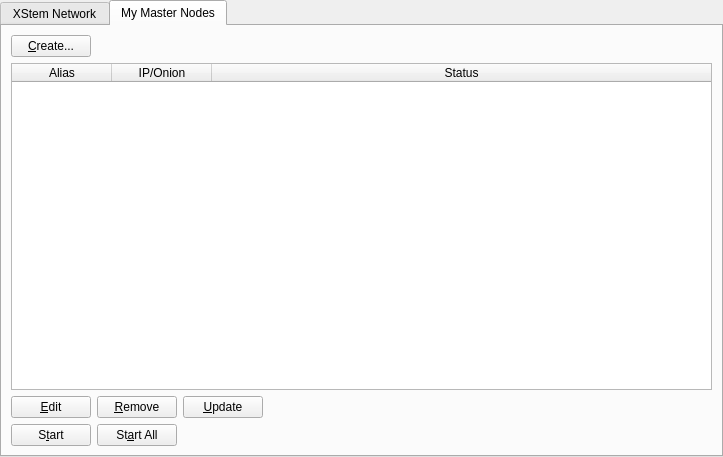
<?xml version="1.0" encoding="UTF-8"?>
<ui version="4.0">
 <class>MasternodeManager</class>
 <widget class="QWidget" name="MasternodeManager">
  <property name="geometry">
   <rect>
    <x>0</x>
    <y>0</y>
    <width>723</width>
    <height>457</height>
   </rect>
  </property>
  <property name="windowTitle">
   <string>Form</string>
  </property>
  <layout class="QVBoxLayout" name="topLayout">
   <property name="leftMargin">
    <number>0</number>
   </property>
   <property name="topMargin">
    <number>0</number>
   </property>
   <property name="rightMargin">
    <number>0</number>
   </property>
   <property name="bottomMargin">
    <number>0</number>
   </property>
   <item>
    <layout class="QVBoxLayout" name="verticalLayout">
     <property name="bottomMargin">
      <number>0</number>
     </property>
     <item>
      <widget class="QTabWidget" name="tabWidget">
       <property name="currentIndex">
        <number>1</number>
       </property>
       <widget class="QWidget" name="tab">
        <attribute name="title">
         <string>XStem Network</string>
        </attribute>
        <layout class="QGridLayout" name="gridLayout">
         <item row="1" column="0">
          <widget class="QTableWidget" name="tableWidget">
           <property name="editTriggers">
            <set>QAbstractItemView::NoEditTriggers</set>
           </property>
           <property name="alternatingRowColors">
            <bool>true</bool>
           </property>
           <property name="selectionBehavior">
            <enum>QAbstractItemView::SelectRows</enum>
           </property>
           <property name="sortingEnabled">
            <bool>true</bool>
           </property>
           <attribute name="horizontalHeaderStretchLastSection">
            <bool>true</bool>
           </attribute>
           <column>
            <property name="text">
             <string>Address</string>
            </property>
           </column>
           <column>
            <property name="text">
             <string>Rank</string>
            </property>
           </column>
           <column>
            <property name="text">
             <string>Active</string>
            </property>
           </column>
           <column>
            <property name="text">
             <string>Active (secs)</string>
            </property>
           </column>
           <column>
            <property name="text">
             <string>Last Seen</string>
            </property>
           </column>
           <column>
            <property name="text">
             <string>Pubkey</string>
            </property>
           </column>
          </widget>
         </item>
         <item row="0" column="0">
          <layout class="QHBoxLayout" name="horizontalLayout_3">
           <property name="bottomMargin">
            <number>0</number>
           </property>
           <item>
            <widget class="QLabel" name="label_2">
             <property name="text">
              <string>XStem Node Count:</string>
             </property>
            </widget>
           </item>
           <item>
            <widget class="QLabel" name="countLabel">
             <property name="text">
              <string>0</string>
             </property>
            </widget>
           </item>
           <item>
            <spacer name="horizontalSpacer_3">
             <property name="orientation">
              <enum>Qt::Horizontal</enum>
             </property>
             <property name="sizeHint" stdset="0">
              <size>
               <width>40</width>
               <height>20</height>
              </size>
             </property>
            </spacer>
           </item>
          </layout>
         </item>
        </layout>
       </widget>
       <widget class="QWidget" name="tab_2">
        <attribute name="title">
         <string>My Master Nodes</string>
        </attribute>
        <layout class="QGridLayout" name="gridLayout_2">
         <item row="0" column="0">
          <layout class="QVBoxLayout" name="verticalLayout_2">
           <property name="bottomMargin">
            <number>0</number>
           </property>
           <item>
            <layout class="QHBoxLayout" name="horizontalLayout">
             <item>
              <widget class="QPushButton" name="createButton">
               <property name="text">
                <string>&amp;Create...</string>
               </property>
              </widget>
             </item>
             <item>
              <spacer name="horizontalSpacer">
               <property name="orientation">
                <enum>Qt::Horizontal</enum>
               </property>
               <property name="sizeHint" stdset="0">
                <size>
                 <width>40</width>
                 <height>20</height>
                </size>
               </property>
              </spacer>
             </item>
            </layout>
           </item>
           <item>
            <widget class="QTableWidget" name="tableWidget_2">
             <property name="minimumSize">
              <size>
               <width>695</width>
               <height>0</height>
              </size>
             </property>
             <property name="editTriggers">
              <set>QAbstractItemView::NoEditTriggers</set>
             </property>
             <property name="alternatingRowColors">
              <bool>true</bool>
             </property>
             <property name="selectionMode">
              <enum>QAbstractItemView::SingleSelection</enum>
             </property>
             <property name="selectionBehavior">
              <enum>QAbstractItemView::SelectRows</enum>
             </property>
             <attribute name="horizontalHeaderStretchLastSection">
              <bool>true</bool>
             </attribute>
             <column>
              <property name="text">
               <string>Alias</string>
              </property>
             </column>
             <column>
              <property name="text">
               <string>IP/Onion</string>
              </property>
             </column>
             <column>
              <property name="text">
               <string>Status</string>
              </property>
             </column>
            </widget>
           </item>
           <item>
            <layout class="QHBoxLayout" name="horizontalLayout_2">
             <property name="bottomMargin">
              <number>0</number>
             </property>
             <item>
              <widget class="QPushButton" name="editButton">
               <property name="text">
                <string>&amp;Edit</string>
               </property>
              </widget>
             </item>
             <item>
              <widget class="QPushButton" name="removeButton">
               <property name="text">
                <string>&amp;Remove</string>
               </property>
              </widget>
             </item>
             <item>
              <widget class="QPushButton" name="UpdateButton">
               <property name="text">
                <string>&amp;Update</string>
               </property>
              </widget>
             </item>
             <item>
              <spacer name="horizontalSpacer_2">
               <property name="orientation">
                <enum>Qt::Horizontal</enum>
               </property>
               <property name="sizeHint" stdset="0">
                <size>
                 <width>40</width>
                 <height>20</height>
                </size>
               </property>
              </spacer>
             </item>
            </layout>
           </item>
           <item>
            <layout class="QHBoxLayout" name="horizontalLayout_4">
             <property name="bottomMargin">
              <number>0</number>
             </property>
            </layout>
           </item>
           <item>
            <layout class="QHBoxLayout" name="horizontalLayout_5">
             <property name="bottomMargin">
              <number>0</number>
             </property>
             <item>
              <widget class="QPushButton" name="startButton">
               <property name="text">
                <string>S&amp;tart</string>
               </property>
              </widget>
             </item>
             <item>
              <widget class="QPushButton" name="startAllButton">
               <property name="text">
                <string>St&amp;art All</string>
               </property>
              </widget>
             </item>
             <item>
              <spacer name="horizontalSpacer_5">
               <property name="orientation">
                <enum>Qt::Horizontal</enum>
               </property>
               <property name="sizeHint" stdset="0">
                <size>
                 <width>40</width>
                 <height>20</height>
                </size>
               </property>
              </spacer>
             </item>
            </layout>
           </item>
          </layout>
         </item>
        </layout>
       </widget>
      </widget>
     </item>
    </layout>
   </item>
  </layout>
 </widget>
 <resources/>
 <connections/>
</ui>
